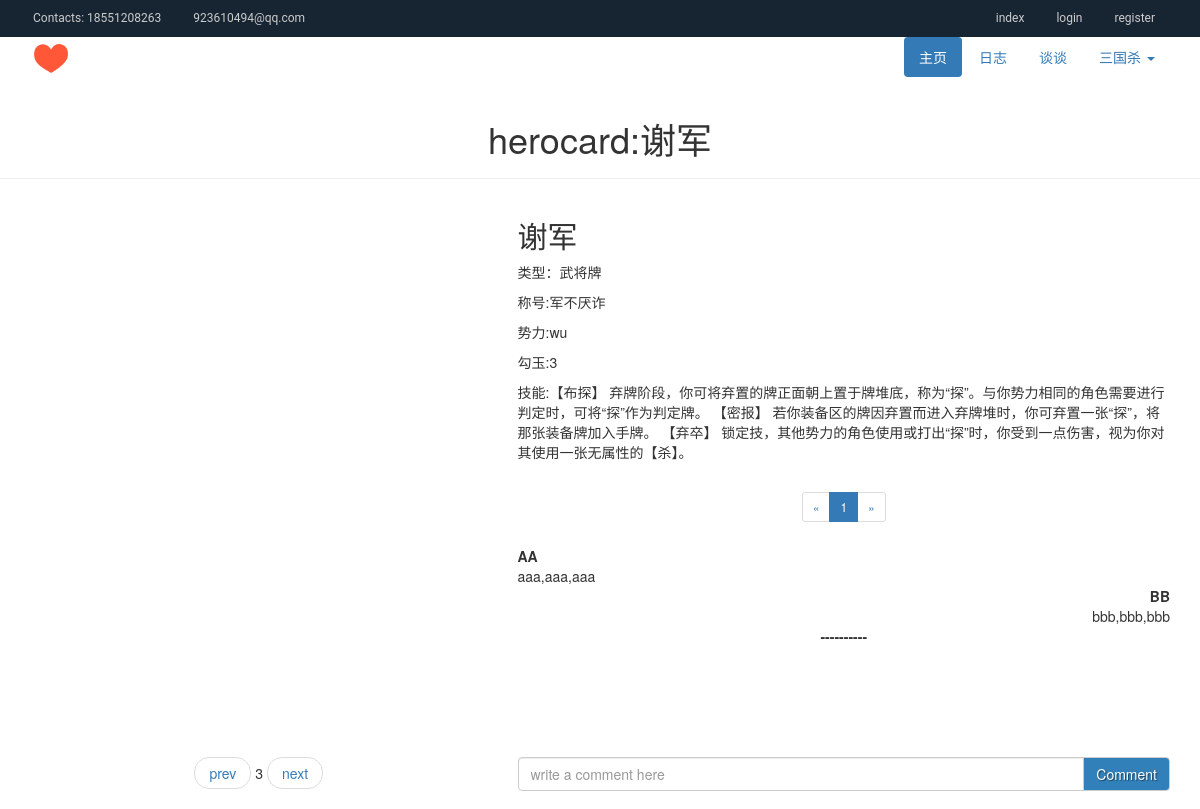
Screenshot of /k/card/3 with the database file from the repository.
### cards/models.py (models this page shows, shortened)
class Card(models.Model):
	name = models.CharField(max_length=30)
	pid = models.IntegerField()
	blog = models.ForeignKey("blogs.CardBlog", on_delete=models.CASCADE)
	class Meta:
		abstract = True

class HeroCard(Card):
	country = models.CharField(max_length=10, choices=country_choices)
	nickname = models.CharField(max_length=50)
	hp = models.IntegerField(choices=hp_choices)
	skill = models.TextField()
	united = models.CharField(max_length=30, blank=True)
	kind = 'herocard'

### cards/views.py (the view)
# urls.py: path("card/<int:id>", views.card, name="card"),
def card(request, id):
	if id < 1:
		id = 1
	elif id > len(CardBlog.objects.all()):
		id = len(CardBlog.objects.all())
	try:
		blog = CardBlog.objects.get(pk=id)
	except:
		raise Http404
	if HeroCard.objects.filter(name=blog.topic):
		card = HeroCard.objects.get(name=blog.topic)
	elif BasicCard.objects.filter(name=blog.topic):
		card = BasicCard.objects.get(name=blog.topic)
	elif EquipCard.objects.filter(name=blog.topic):
		card = EquipCard.objects.get(name=blog.topic)
	elif WisdomCard.objects.filter(name=blog.topic):
		card = WisdomCard.objects.get(name=blog.topic)
	elif BadCard.objects.filter(name=blog.topic):
		card = BadCard.objects.get(name=blog.topic)
	comments = CardComments.objects.filter(blog=blog).order_by("pub_time")
	pages = [p for p in range(len(comments)//(div+1)+1)]
	first_comments = comments[:div]
	return render(request, "cards/card.html", {"id":id, "card":card, "uc":comments, "pages":pages})

### cards/templates/cards/card.html (shortened to what this page needs)
{% extends "login/cb.html" %}
{% load staticfiles %}
{% block header %}
{% if card %}
	{{ card.kind }}:{{ card.name }}
{% else %}
	锦囊牌：将计就计
{% endif %}
{% endblock %}
{% block content %}
<div class="container">
    <div class="row">
		<div class="col-sm-12">
			<div class="row">
				<div class="col-sm-5 col-sm-offset-0">
					<div class="main-photo">
						<img src="{% static 'cards/images/n504.jpg' %}" alt="" width="384" height="538">
					</div>
				</div>
				<div class="col-sm-7 pull-left">
				{% if card %}
				<h2>{{ card.name }}</h2>
				{% endif %}
				{% if card.kind == "herocard" %}
					<p>类型：武将牌</p>
					<p>称号:{{ card.nickname }}</p>
					<p>势力:{{ card.country }}</p>
					<p>勾玉:{{ card.hp }}</p>
					<p>技能:{{ card.skill }}</p>
				{% elif card.kind == "basiccard" %}
					<p>类型：基本牌</p>
					<p>{{ card.point }}, {{ card.pattern }}</p>
					<p>效果:{{ card.effect }}</p>
				{% elif card.kind == "badcard" %}
					<p>类型：灾祸牌</p>
					{% if card.special %}
						<p>特殊类型:{{ card.special }}</p>
					{% endif %}
					<p>效果:{{ card.effect }}</p>
				{% else %}
					<h2>将计就计</h2>
					<p>类型：非延时锦囊/诡计</p>
					<p>效果：其他角色在你的回合内发动伏击时，无效之。</p>
					<p>伏击效果：对你使用，当前回合，每当你使用伏击区的牌时，摸一张牌。</p>
				{% endif %}
				</div>
				<div class="col-sm-7 pull-right">
					<div class="comment-pages" align="center">
						<nav aria-label="Page navigation">
							<ul class="pagination pagination-sm">
								<li id="prev-page">
									<a href="javascript:void(0)" onClick="toPage('-1')" aria-label="Previous">
										<span aria-hidden="true">&laquo;</span>
									</a>
								</li>
								{% for p in pages %}
									{% if forloop.first %}
										<li class="comment-page active"><a href="javascript:void(0)" onClick='toPage({{ p }})'>{{ p|add:"1" }}</a></li>
									{% else %}
										<li class="comment-page"><a href="javascript:void(0)" onClick='toPage({{ p }})'>{{ p|add:"1" }}</a></li>
									{% endif %}
								{% endfor %}
								<li id="next-page">
									<a href="javascript:void(0)" onClick="toPage('-2')" aria-label="Next">
										<span aria-hidden="true">&raquo;</span>
									</a>
								</li>
							</ul>
						</nav>
					</div>
				</div>
				<div class="col-sm-7 pull-left">
					<dl class="comment-list" id="comment-list">
						<dt class="text-left">AA</dt>
						<dd class="text-left">aaa,aaa,aaa</dd>
						<dt class="text-right">BB</dt>
						<dd class="text-right">bbb,bbb,bbb</dd>
						{% if uc %}
							{% for c in uc %}
								{% if forloop.counter0|divisibleby:"2" %}
									<dt class="text-left">{{ c.user.name }}   {{ c.pub_time }}</dt>
									<dd class="text-left">{{ c.entry }}</dd>
								{% else %}
									<dt class="text-right">{{ c.user.name }}   {{ c.pub_time }}</dt>
									<dd class="text-right">{{ c.entry }}</dd>
								{% endif %}
							{% endfor %}
							<!--<dt class="text-right">{{ uc.user.name }}</dt>
							<dd class="text-right">{{ uc.entry }}</dd>-->
						{% else %}
							<dt class="text-center">----------</dt>
						{% endif %}
					</dl>
				</div>
			</div>
		</div>
	</div>
	<div class="row">
        <div class="col-sm-5">
            <nav aria-label="...">
                <ul class="pager">
                    <li><a href="{% url 'cards:card' card.blog.id|add:'-1' %}">prev</a></li>
                    <li>{{ id }}</li>
                    <li><a href="{% url 'cards:card' card.blog.id|add:'1' %}">next</a></li>
                </ul>
            </nav>
        </div>
        <div class="col-sm-7 pull-left">
            <form id="comment-form" action="." method="post">
                <div class="input-group">
                    <input type="text" name="comment" id="comment" class="form-control" placeholder="write a comment here">
                    <span class="input-group-btn">
                        <button type="submit" class="btn btn-default">Comment</button>
                    </span>
                </div>
            </form>
        </div>
	</div>
</div>
{% endblock %}

### login/static/login/css/main.css (style rules this page uses)
.main-photo { margin-left: 20px; }
.btn { background: transparent; background-image: -moz-linear-gradient(#3280ba 1px, #3280ba 100%); background-image: linear-gradient(#3280ba 1px, #3280ba 100%); background-image: -ms-linear-gradient(#3280ba 1px, #3280ba 100%); background-image: -webkit-linear-gradient(#3280ba 1px, #3280ba 100%); text-shadow: 1px 1px 1px rgba(0,0,0,.5); color: #fff; }

### rows the page displays
HeroCard: kind "herocard", name "谢军", nickname "军不厌诈", country "wu", hp "3", skill "【布探】 弃牌阶段，你可将弃置的牌正面朝上置于牌堆底，称为“探”。与你势力相同的角色需要进行判定时，可将“探”作为判定牌。 【密报】 若你装备区的牌因弃置而进入弃牌堆时，你可弃置一张“探”，将那张装备牌加入手牌。 【弃卒】 锁定技，其他势力的角色使用或打出“探”时，你受到一点伤害，视为你对其使用一张无属性的【杀】。"

### other values shown
{{ p|add:"1" }} "1"
{{ id }} "3"
